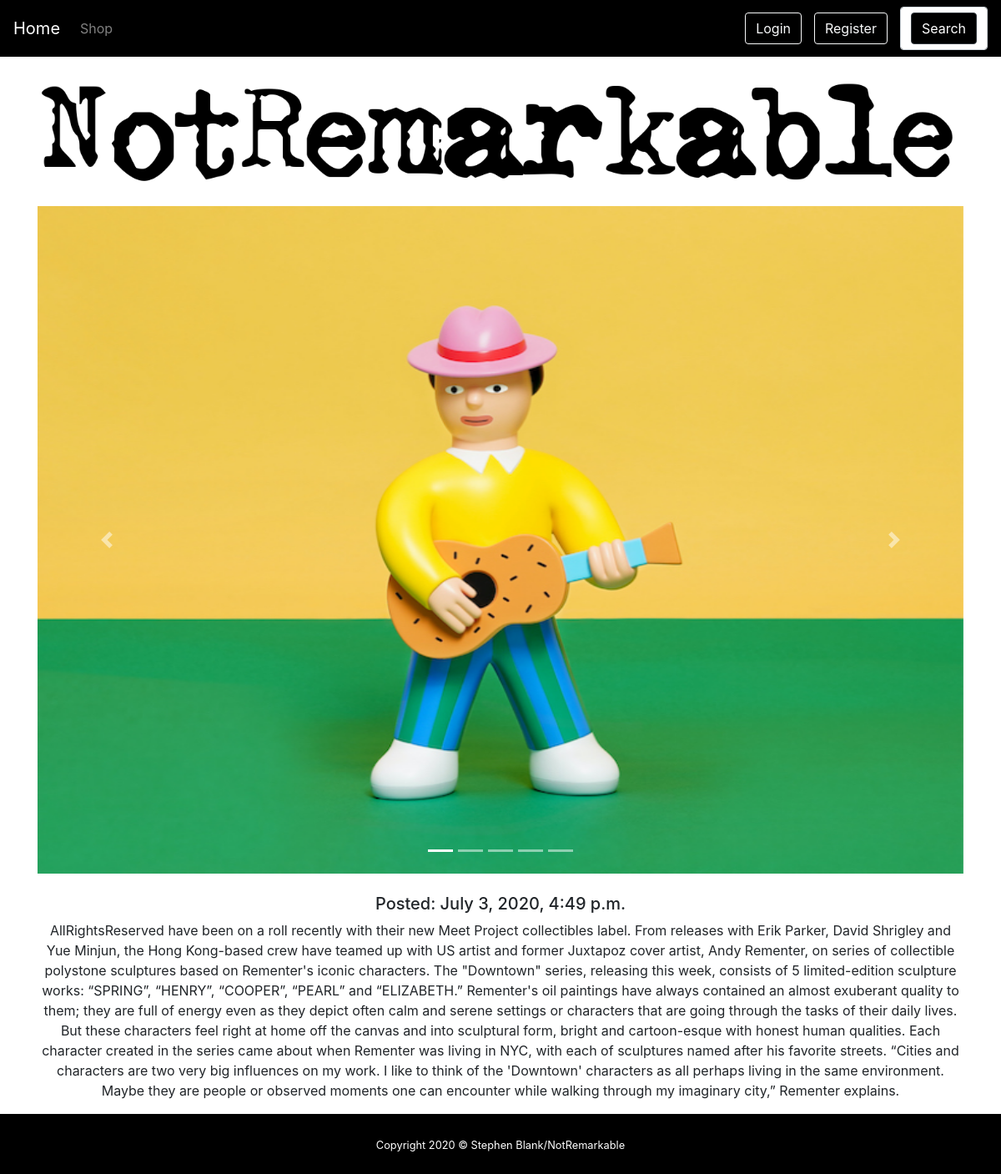
Page /10/ on the committed database.
### Dashboard/models.py (models this page shows, shortened)
class PostImage(models.Model):
    post = models.ForeignKey(Post, default=None, on_delete=models.CASCADE)
    images = models.FileField(upload_to = 'images/')
    created_at = models.DateTimeField(auto_now_add=True)
    updated_at = models.DateTimeField(auto_now=True)

class Post(models.Model):
    title = models.CharField(max_length=255)
    content = models.TextField()
    image = models.ImageField(blank=True)
    created_at = models.DateTimeField(auto_now_add=True)
    updated_at = models.DateTimeField(auto_now=True)

### Dashboard/views.py (the view)
# urls.py: path('<int:id>/', views.detail_view, name='detail'),
def detail_view(request, id):
    post = get_object_or_404(Post, id=id)
    photos = PostImage.objects.filter(post=post)
    context = {
        'post': post,
        'photos': photos,
    }
    return render(request, 'Dashboard/detail.html', context)

### Dashboard/templates/Dashboard/detail.html (shortened to what this page needs)
{% extends 'Dashboard/base.html' %} {% block content %} {% load static %}
<img
  class="img-fluid"
  src="{% static 'img/NotRemarkable.png' %}"
  alt="NotRemarkable Logo"
  style="margin-top: 25px; margin-bottom: 25px;"
/>
<div
  id="carousel-example-1z"
  class="carousel slide carousel-fade d-flex justify-content-center"
  data-ride="carousel"
>
  <ol class="carousel-indicators">
    <li
      data-target="#carousel-example-1z"
      data-slide-to="0"
      class="active"
    ></li>
    {% for p in photos %}
    <li
      data-target="#carousel-example-1z"
      data-slide-to="{{ forloop.counter0 }}"
    ></li>
    {% endfor %}
  </ol>
  <div class="carousel-inner" style="width: 100% !important;" role="listbox">
    <div class="carousel-item active">
      <img
        style="height: 800px;"
        class="d-block w-100"
        src="{{post.image.url}}"
        alt="First slide"
      />
    </div>
    <a
      class="carousel-control-prev"
      href="#carousel-example-1z"
      role="button"
      data-slide="prev"
    >
      <span class="carousel-control-prev-icon" aria-hidden="true"></span>
    </a>
    <a
      class="carousel-control-next"
      href="#carousel-example-1z"
      role="button"
      data-slide="next"
    >
      <span class="carousel-control-next-icon" aria-hidden="true"></span>
    </a>
  </div>
</div>
<br />
<div class="text-center">
  <h5>Posted: {{ post.created_at }}</h5>
  <p>{{ post.content }}</p>
</div>
{% endblock %}

### rows in the picture
Post: image (picture), created_at "July 3, 2020, 4:49 p.m.", content "AllRightsReserved have been on a roll recently with their new Meet Project collectibles label. From releases with Erik Parker, David Shrigley and Yue Minjun, the Hong Kong-based crew have teamed up with US artist and former Juxtapoz cover artist, Andy Rementer, on series of collectible polystone sculptures based on Rementer's iconic characters. The \"Downtown\" series, releasing this week, consists of 5 limited-edition sculpture works: “SPRING”, “HENRY”, “COOPER”, “PEARL” and “ELIZABETH.” Rementer's oil paintings have always contained an almost exuberant quality to them; they are full of energy even as they depict often calm and serene settings or characters that are going through the tasks…"
